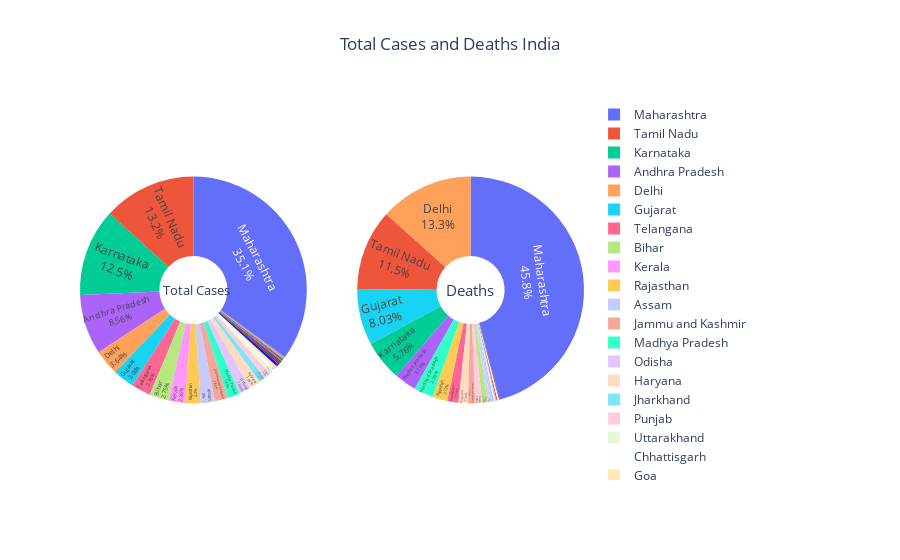

This figure's notebook cell:
### Markdown cell above
From the above graph we can easily say <br>
<ul>
    <li>Russia has great medical fascilites considering it is between Spain and UK who are doing considerably worse having more number of total deaths</li>
    <li>Belgium does not look ready for the epidemic considering the neighbouring countries</li>
</ul>

### Code cell
pie_chart(temp_df, total_cases_india, deaths_india, 'India')

### Figure 1 — Plotly figure (JSON) as saved in the notebook; plotly's stock layout.template omitted (floating-point values rounded to 4 significant figures)
{"data": [{"domain": {"x": [0, 0.45], "y": [0, 1]}, "hole": 0.3, "labels": ["Maharashtra", "Tamil Nadu", "Karnataka", "Andhra Pradesh", "Delhi", "Gujarat", "Telangana", "Bihar", "Kerala", "Rajasthan", "Assam", "Jammu and Kashmir", "Madhya Pradesh", "Odisha", "Haryana", "Jharkhand", "Punjab", "Uttarakhand", "Chhattisgarh", "Goa", "Tripura", "Puducherry", "Himachal Pradesh", "Arunachal Pradesh", "Manipur", "Nagaland", "Meghalaya", "Sikkim", "Dadra and Nagar Haveli and Daman and Diu", "Chandigarh", "Ladakh", "Mizoram", "Andaman and Nicobar Islands"], "name": "Total Cases", "showlegend": true, "textinfo": "percent+label", "textposition": "inside", "type": "pie", "values": [140395, 52939, 49937, 34272, 14554, 12247, 11052, 10994, 9466, 8811, 8022, 7438, 7335, 6592, 6348, 3734, 3721, 1986, 1847, 1666, 1574, 986, 687, 654, 649, 644, 452, 338, 279, 256, 183, 149, 70]}, {"domain": {"x": [0.55, 1], "y": [0, 1]}, "hole": 0.3, "labels": ["Maharashtra", "Tamil Nadu", "Karnataka", "Andhra Pradesh", "Delhi", "Gujarat", "Telangana", "Bihar", "Kerala", "Rajasthan", "Assam", "Jammu and Kashmir", "Madhya Pradesh", "Odisha", "Haryana", "Jharkhand", "Punjab", "Uttarakhand", "Chhattisgarh", "Goa", "Tripura", "Puducherry", "Himachal Pradesh", "Arunachal Pradesh", "Manipur", "Nagaland", "Meghalaya", "Sikkim", "Dadra and Nagar Haveli and Daman and Diu", "Chandigarh", "Ladakh", "Mizoram", "Andaman and Nicobar Islands"], "name": "Deaths", "showlegend": true, "textinfo": "percent+label", "textposition": "inside", "type": "pie", "values": [12854, 3232, 1616, 884, 3745, 2252, 447, 217, 50, 594, 70, 282, 780, 114, 378, 67, 277, 60, 30, 29, 10, 34, 11, 3, 0, 0, 4, 0, 2, 13, 2, 0, 0]}], "layout": {"annotations": [{"font": {"size": 13}, "showarrow": false, "text": "Total Cases", "x": 0.16, "y": 0.5}, {"font": {"size": 15}, "showarrow": false, "text": "Deaths", "x": 0.825, "y": 0.5}], "hovermode": "x", "title": {"text": "Total Cases and Deaths India", "x": 0.5, "xanchor": "center"}}}
